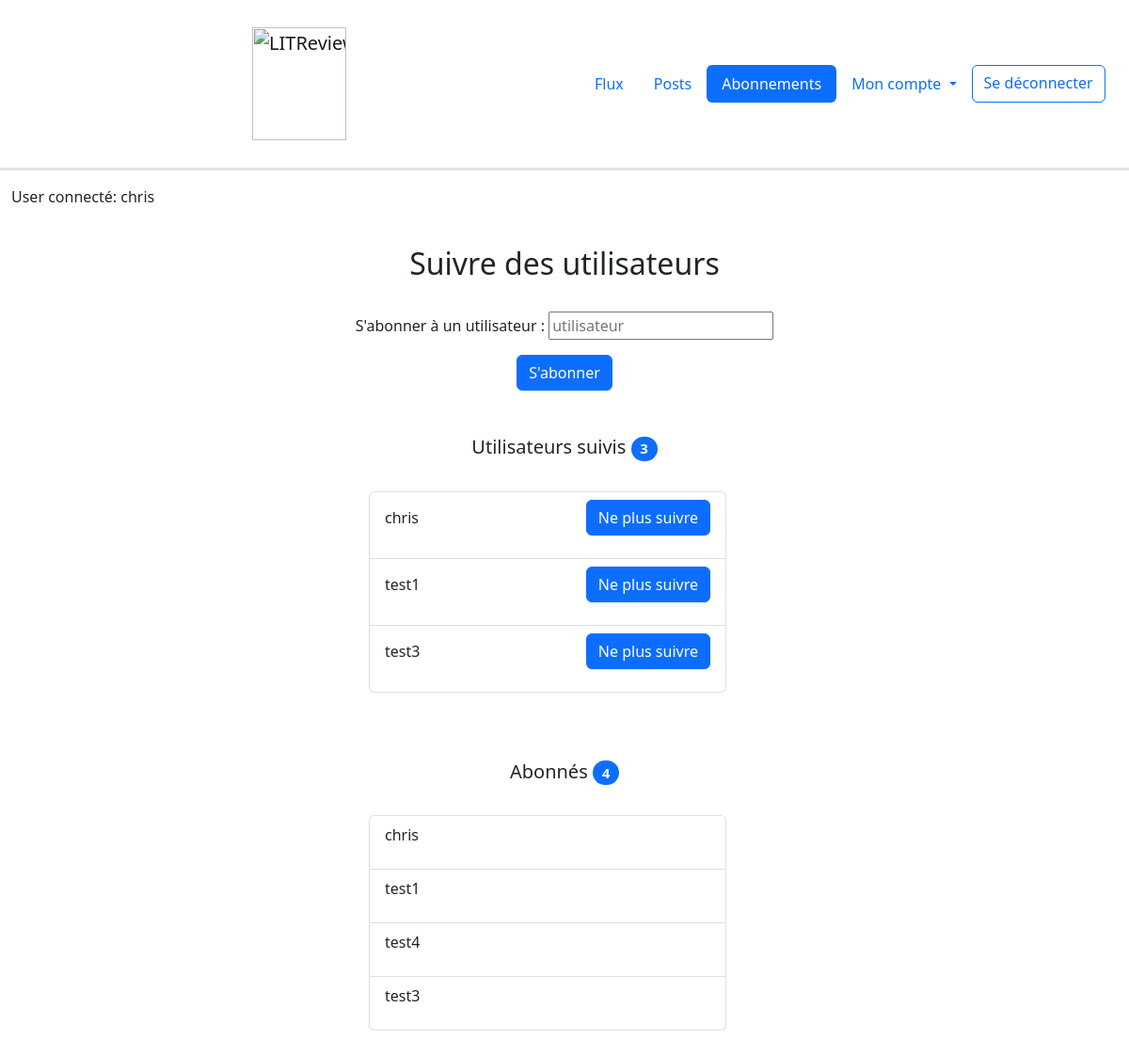
/follow-users/ (signed in), run on an earlier commit of the app's database.
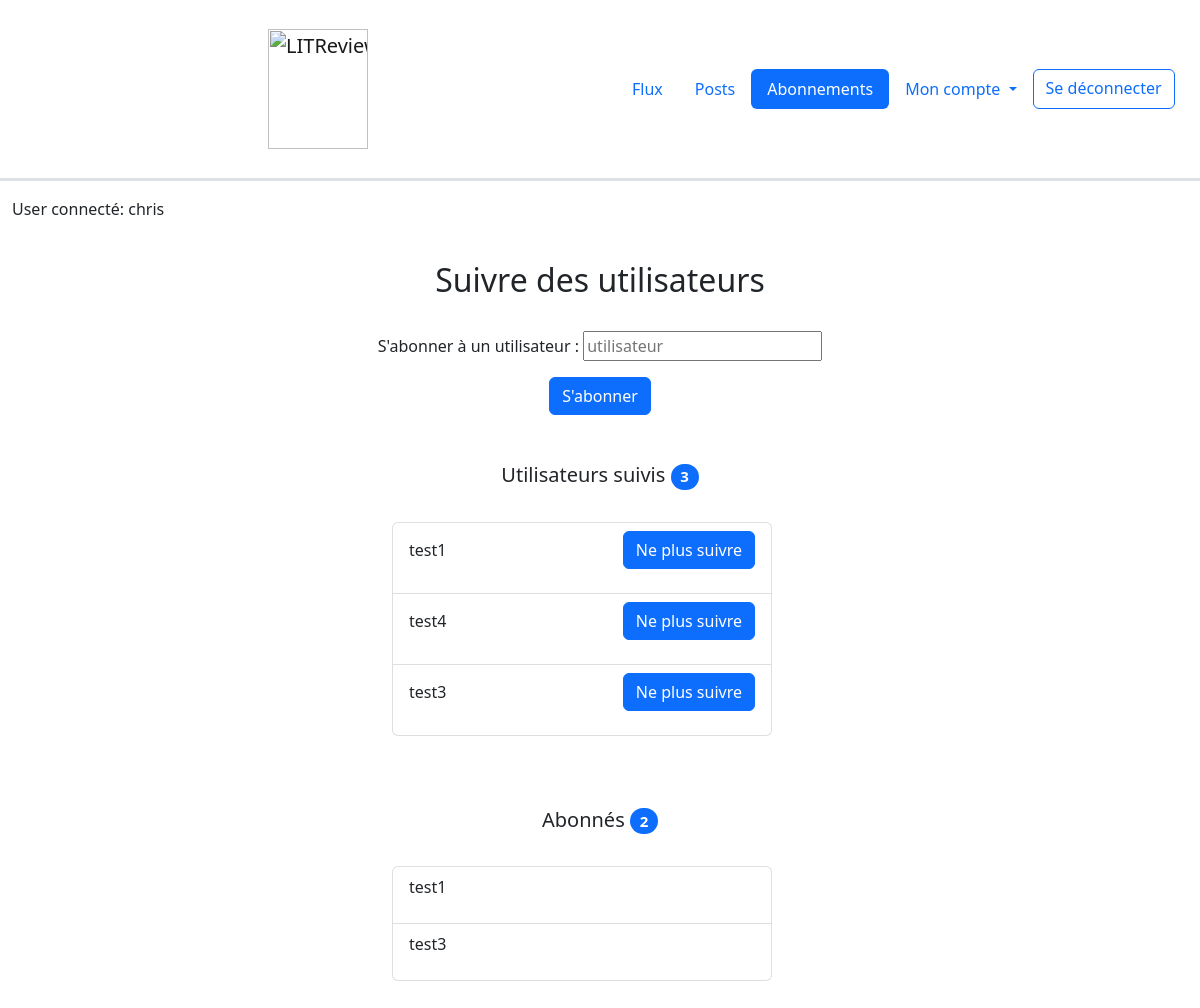
And on a later commit of the database.
### authentication/models.py (models this page shows)
class User(AbstractUser):
    follows = models.ManyToManyField(
        'self',
        symmetrical=False,
        verbose_name='Utilisateurs suivis: ',
        through='UserFollows',
        related_name='followed_users'
    )
    followers = models.ManyToManyField(
        'self',
        symmetrical=False,
        verbose_name='Utilisateurs abonnés: ',
        through='UserFollowing',
        related_name='followed_by'
    )

### reviews/views.py (the view)
# urls.py: path('follow-users/', reviews.views.follow_users, name='follow_users'),
@login_required
def follow_users(request):
    followform = forms.FollowForm()
    if request.method == 'POST':
        followform = forms.FollowForm(request.POST)
        if followform.is_valid():
            user_input = followform.cleaned_data['user_input']
            return redirect('follow', user_input)
    context = {'followform': followform, }
    return render(request, 'reviews/follow_users_form.html', context=context)

### reviews/forms.py
class FollowForm(forms.Form):
    user_input = forms.CharField(widget=forms.TextInput(attrs={'placeholder': 'utilisateur'}),
                                 label="S'abonner à un utilisateur", validators=[clean_user_input])

### reviews/templates/reviews/follow_users_form.html (shortened to what this page needs)
{% extends 'base.html' %}
{% block content %}
<div class="container-fluid">
    <div class="row text-center mb-4">
        <h2 class="mt-4">Suivre des utilisateurs</h2>
    </div>
    <div class="text-center form-inline">
        <form method="post" class="form">
            {{ followform.as_p }}
            <button type="submit" class="btn btn-primary mb-4">S'abonner</button>
        </form>
    </div>
    <div class="row text-center mt-4">
        <h5>Utilisateurs suivis  <span class="badge bg-primary rounded-pill mb-4">{{user.follows.count}}</span></h5>
        <div class="row justify-content-center">
            <ul class="list-group mb-4 col-4">
            {% for u in user.follows.all %}
                <li class="list-group-item d-flex justify-content-between align-items-center">
                    <p>{{ u }}</p>
                    <form method="POST" action="{% url 'unfollow' u %}">
                        <button class="btn btn-primary" type=submit>Ne plus suivre</button>
                    </form>
                </li>
            {% endfor %}
            </ul>
        </div>
    </div>
    <div class="row text-center mt-5">
        <h5>Abonnés <span class="badge bg-primary rounded-pill mb-4">{{user.followers.count}}</span> </h5>
        <div class="row justify-content-center mb-4">
            <ul class="list-group mb-4 col-4">
                {% for u in user.followers.all %}
                <li class="list-group-item d-flex">
                    <p>{{ u }} </p>
                </li>
                {% endfor %}
            </ul>
        </div>
    </div>
</div>
{% endblock content %}

### templates/base.html (shortened to what this page needs)
<html>
    <head>
        <link href="https://cdn.jsdelivr.net/npm/bootstrap@5.2.0-beta1/dist/css/bootstrap.min.css"
              rel="stylesheet"
>
    </head>
    <body>
    <div class="container-fluid">
        <div class="row border-3 d-flex flex-column flex-md-row align-items-center p-3 px-md-4 mb-3 bg-white border-bottom box-shadow">
            <header>
                <nav class="navbar-expand navbar">
                    <a class="navbar-brand col col-6 text-center" href="{% url 'feed' %}">
                    <img src="https://user.oc-static.com/upload/2020/09/18/16004297044411_P7.png" alt="LITReview"
                         width="100" height="120"></a>
                    <div class="collapse navbar-collapse col flex-content-right" id="navbarSupportedContent">
                        <ul class="nav nav-pills flex-column flex-md-row">
                          <li class="nav-item">
                            {% url 'feed' as url %}
                            <a class="nav-link {% if request.path == url %}active{% endif %}" aria-current="page"
                               href="{{ url }}">Flux</a>
                          </li>
                          <li class="nav-item">
                              {% url 'posts' as url %}
                              <a class="nav-link {% if request.path == url %}active{% endif %}"
                                 href="{{ url }}">Posts</a>
                          </li>
                          <li class="nav-item">
                              {% url 'follow_users' as url %}
                              <a class="nav-link {% if request.path == url %}active{% endif %}"
                                 href="{{ url }}">Abonnements</a>
                          </li>
                          <li class="nav-item dropdown">
                              {% url 'password_change' as url %}
                              <a class="nav-link
                              dropdown-toggle"
                                 href="#" id="navbarDropdownMenuLink" role="button"
                                 data-bs-toggle="dropdown" aria-expanded="false">
                                Mon compte
                              </a>
                          </li>
                          <a class="btn btn-outline-primary" href="{% url 'logout' %}">Se déconnecter</a>
                        </ul>
                    </div>
                </nav>
            </header>
        </div>
        {% if request.user.is_authenticated %}
            <p>User connecté: {{ request.user.username }}</p>
        {% endif %}
    </div>
        {% block content %}
        {% endblock content %}
    </body>
</html>

What changed in the data, as far as the page shows it:
no longer on one of the page's lists (row edited): User: username "chris"
changed User "chris": followers.count "4" → "2"
changed User "test4": moves from the list under "Abonnés 4" to the list under "Utilisateurs suivis 3"
